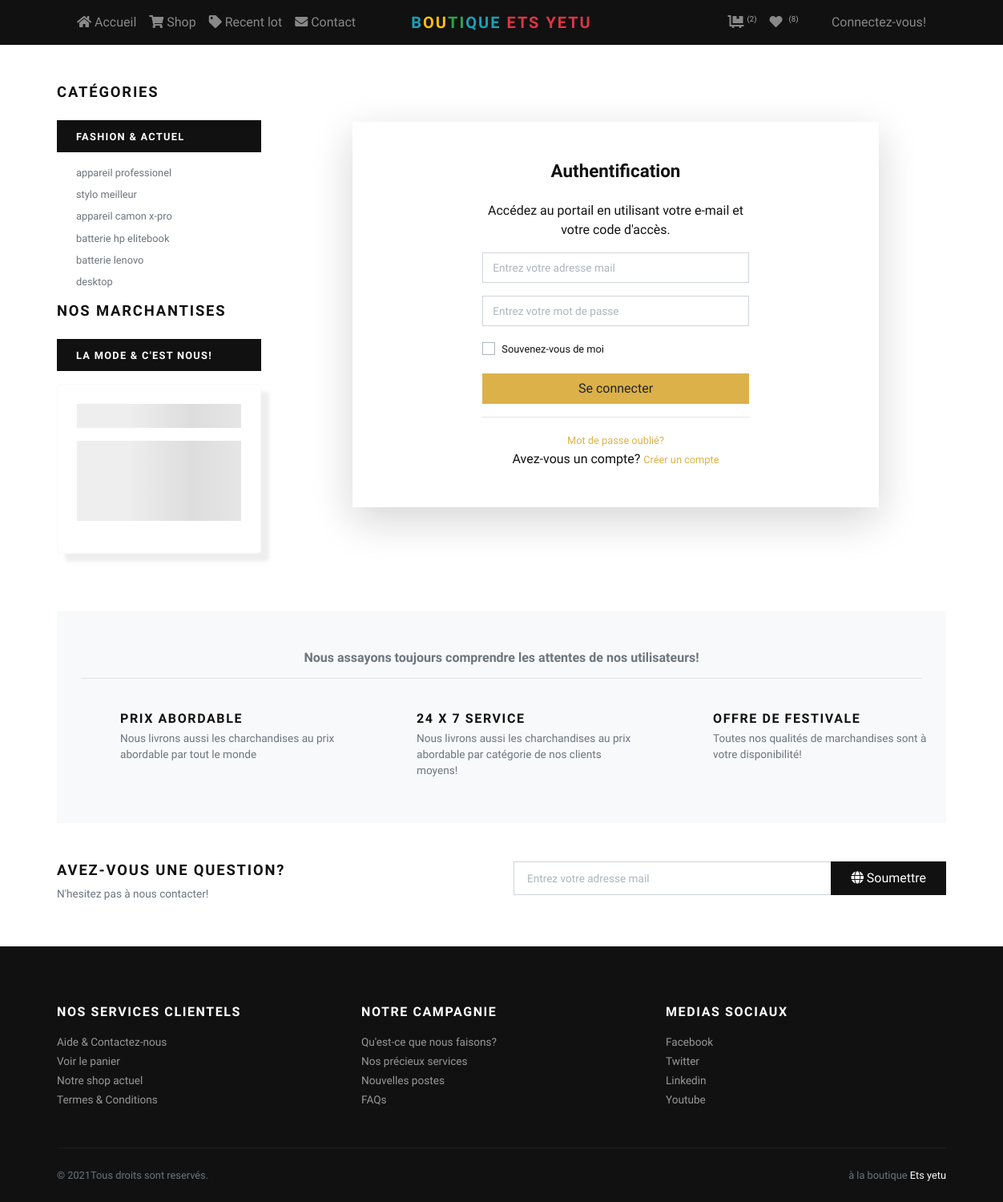
The page /login on the database its author committed.
### tables this page shows
CREATE TABLE `tbl_info` (
  `idinfo` int(11) NOT NULL,
  `nom_site` varchar(300) DEFAULT NULL,
  `icone` varchar(300) DEFAULT NULL,
  `tel1` varchar(300) DEFAULT NULL,
  `tel2` varchar(300) DEFAULT NULL,
  `adresse` text DEFAULT NULL,
  `facebook` varchar(600) DEFAULT NULL,
  `twitter` varchar(600) DEFAULT NULL,
  `linkedin` varchar(600) DEFAULT NULL,
  `email` varchar(300) DEFAULT NULL,
  `termes` text DEFAULT NULL,
  `confidentialite` text DEFAULT NULL,
  `description` text DEFAULT NULL,
  `mission` text DEFAULT NULL,
  `objectif` text DEFAULT NULL,
  `blog` text DEFAULT NULL
);

CREATE TABLE `product` (
  `product_id` int(11) NOT NULL,
  `category_id` int(11) DEFAULT NULL,
  `product_name` varchar(300) DEFAULT NULL,
  `product_price` int(11) DEFAULT NULL,
  `product_image` varchar(300) DEFAULT NULL,
  `id_user` int(11) DEFAULT NULL,
  `Qte` int(11) DEFAULT NULL
);

### application/controllers/Login.php (called while the page is built, shortened)
<?php
class login extends CI_Controller
{
	private $connected;
	public function __construct()
	{
	  $this->load->library('form_validation');
	  $this->load->library('encryption');
	  $this->load->model('crud_model');
	  $this->connected = $this->session->userdata('id');
	  $this->numeros_sites = $this->crud_model->get_telephone_du_site();
	}
	public function index(){
		$data["title"] = "Connexion au système Gestion galerie nord kivu";
		$data['users'] = $this->crud_model->fetch_connected($this->connected);
		$data['contact_info_site']  = $this->crud_model->Select_contact_info_site();
		$data['nombreProduitsPanier'] = $this->crud_model->fetch_number_Panier_home();
		$data['nomProduit'] = $this->crud_model->filtre_de_nom_Category_produit();
		$data['nomCat'] = $this->crud_model->filtre_de_cat_Category_produit();
		$this->load->view('frontend/login', $data);
	}
}
 ?>

### index.php (called while the page is built, shortened)
<?php
require_once BASEPATH.'core/CodeIgniter.php';

### application/models/Crud_model.php (called while the page is built, shortened)
<?php
class crud_model extends CI_Model{
  function Select_contact_info_site()
  {
      return $this->db->query('SELECT * FROM tbl_info  LIMIT 1');
  }
  function fetch_connected($id){
      $this->db->where('id',$id);
      return $this->db->get('users')->result_array();
  }
    function filtre_de_nom_Category_produit()
    {
         $query=$this->db->query("SELECT * FROM profile_product ORDER BY RAND() LIMIT 6");
         return $query;
    }
    function get_telephone_du_site(){
      $this->db->limit(1);
      $nom = $this->db->get("tbl_info");
      $numeros = '';
      if ($nom->num_rows() > 0) {
        foreach ($nom->result_array() as $key) {
          $numeros = $key["tel1"].' ou '.$key["tel2"];
        }
      }
      else{
         $numeros ="+243817883541 ou +243970524665";
      }
      return $numeros ;
    }
}
?>

### application/views/frontend/component/rand_pub.php (the view)
<div class="col-lg-3 order-2 order-lg-1">
    <h5 class="text-uppercase mb-4">Catégories</h5>
    <div class="py-2 px-4 bg-dark text-white mb-3"><strong class="small text-uppercase font-weight-bold">Fashion &amp; Actuel</strong></div>
    <ul class="list-unstyled small text-muted pl-lg-4 font-weight-normal">
    	<?php
    	if ($nomProduit->num_rows() > 0) {
    	 	foreach ($nomProduit->result_array() as $key) {
    	 		?>
    	 		 <li class="mb-2"><a class="reset-anchor brand_product_name" product_id="<?php echo($key['product_id']) ?>" href="javascript:void(0);"><?php echo($key['product_name']) ?></a></li>
    	 		<?php
    	 	}
    	}
    	else{
    	}
    	?>
    </ul>
    <h5 class="text-uppercase mb-4">Nos marchantises</h5>
    <div class="py-2 px-4 bg-dark text-white mb-3"><strong class="small text-uppercase font-weight-bold">La mode &amp; c'est nous! </strong></div>
    <div class="col-md-12 col-xl-12 col-sm-12">
    	<div class="row" id="country_table2">
	    </div>
    </div>
</div>

### application/views/frontend/_navMenu.php (shortened to what this page needs)
 <?php
    $this->db->order_by('created_at', 'desc');
    $Favories= $this->db->get("profile_favory2");
    if ($Favories->num_rows() > 0) {
        $nombre_de_favory = $Favories->num_rows();
    }
    else{
    $nombre_de_favory=0;
    }
 ?>
<header class="header bg-dark">
    <div class="container px-0 px-lg-3">
      <nav class="navbar navbar-expand-md navbar-dark fixed-top bg-dark">
      	<a class="navbar-brand" href="<?php echo(base_url()) ?>"><span class="font-weight-bold text-uppercase text-dark">
	      	<font class="text-info">B</font><font class="text-warning">ou</font><font class="text-success">ti</font><font class="text-info">que</font> <font class="text-danger"><?php echo($nom_site_info) ?></font></span>
	    </a>
        <div class="collapse navbar-collapse" id="navbarSupportedContent">
          <ul class="navbar-nav mr-auto">
            <li class="nav-item">
              <a class="nav-link" href="<?php echo(base_url()) ?>home"><i class="fas fa-home mr-1"></i>Accueil</a>
            </li>
            <li class="nav-item">
              <a class="nav-link" href="<?php echo(base_url()) ?>home/shop"><i class="fas fa-shopping-cart mr-1"></i>Shop</a>
            </li>
            <li class="nav-item">
              <a class="nav-link" href="<?php echo(base_url()) ?>home/recent_lot"><i class="fas fa-tag mr-1"></i>Recent lot</a>
            </li>
            <li class="nav-item">
              <a class="nav-link" href="<?php echo(base_url()) ?>home/contact"><i class="fas fa-envelope mr-1"></i>Contact</a>
            </li>
          </ul>
          <ul class="navbar-nav ml-auto">
            <li class="nav-item"><a class="nav-link" href="<?php echo(base_url()) ?>home/panier"> <i class="fas fa-dolly-flatbed mr-1"></i><sup><small class="text-gray">(<?php echo($nombreProduitsPanier) ?>)</small></sup></a></li>
            <li class="nav-item dropdown">
		        <a class="nav-link" href="javascript:void(0);" id="navbarDropdown" role="button" data-toggle="dropdown" aria-haspopup="true" aria-expanded="false">  <i class="fas fa-heart mr-1"></i>
		          <sup><small class="text-gray"> (<?php echo($nombre_de_favory) ?>)</small> </sup>
		        </a>
		    </li>
		    <li class="nav-item">
             	<a class="nav-link" href="<?php echo(base_url()) ?>login"><i class="fa fa-sign-in fa-lg mr-1"></i>Connectez-vous!</a>
            </li>
          </ul>
        </div>
      </nav>
    </div>
  </header>

### application/views/frontend/_footer.php
<footer class="bg-dark text-white">
    <div class="container py-4">
      <div class="row py-5">
        <div class="col-md-4 mb-3 mb-md-0">
          <h6 class="text-uppercase mb-3">Nos services clientels</h6>
          <ul class="list-unstyled mb-0">
            <li><a class="footer-link" href="<?php echo(base_url()) ?>home/contact">Aide &amp; Contactez-nous</a></li>
            <li><a class="footer-link" href="<?php echo(base_url()) ?>home/panier">Voir le  panier</a></li>
            <li><a class="footer-link" href="<?php echo(base_url()) ?>home/shop">Notre shop actuel</a></li>
            <li><a class="footer-link" href="<?php echo(base_url()) ?>home/contrat">Termes  &amp; Conditions</a></li>
          </ul>
        </div>
        <div class="col-md-4 mb-3 mb-md-0">
          <h6 class="text-uppercase mb-3">Notre campagnie</h6>
          <ul class="list-unstyled mb-0">
            <li><a class="footer-link" href="javascript:void(0);">Qu'est-ce que nous faisons?</a></li>
            <li><a class="footer-link" href="javascript:void(0);">Nos précieux services</a></li>
            <li><a class="footer-link" href="javascript:void(0);">Nouvelles postes</a></li>
            <li><a class="footer-link" href="javascript:void(0);">FAQs</a></li>
          </ul>
        </div>
        <div class="col-md-4">
          <h6 class="text-uppercase mb-3">Medias sociaux</h6>
          <ul class="list-unstyled mb-0">
            <li><a class="footer-link" target="_blank" href="<?php echo($facebook_info) ?>">Facebook</a></li>
            <li><a class="footer-link" target="_blank" href="<?php echo($twitter_info) ?>">Twitter</a></li>
            <li><a class="footer-link" target="_blank" href="<?php echo($linkedin_info) ?>">Linkedin</a></li>
            <li><a class="footer-link" target="_blank" href="javascript:void(0);">Youtube</a></li>
          </ul>
        </div>
      </div>
      <div class="border-top pt-4" style="border-color: #1d1d1d !important">
        <div class="row">
          <div class="col-lg-6">
            <p class="small text-muted mb-0">&copy; <?php echo(date('Y')) ?>Tous droits sont reservés.</p>
          </div>
          <div class="col-lg-6 text-lg-right">
            <p class="small text-muted mb-0"> à la boutique <a class="text-white reset-anchor" href="<?php echo(base_url()) ?>"><?php echo($nom_site_info) ?></a></p>
          </div>
        </div>
      </div>
    </div>
  </footer>

### js/dev/css/style.default.css (style rules this page uses)
.text-gray { color: #aaa !important; }
strong { font-weight: 700; }
.navbar { position: relative; }
@media (min-width: 992px) { .navbar-brand { position: absolute; top: 50%; left: 50%; -webkit-transform: translate(-50%, -50%); transform: translate(-50%, -50%); } }
.footer-link { font-size: 0.85rem; position: relative; color: #999; transition: all 0.3s; }
.footer-link::before { content: '\f0da'; display: inline-block; font-family: 'Font Awesome\ 5 Free'; font-weight: 900; position: absolute; top: 50%; left: 0; -webkit-transform: translateY(-50%); transform: translateY(-50%); color: #fff; transition: all 0.3s; opacity: 0; }
.text-uppercase { text-transform: uppercase; letter-spacing: 0.1em; }
.reset-anchor { color: inherit; transition: all 0.3s; }
.navbar { padding: 0.5rem 1rem; }
.navbar-brand { display: inline-block; padding-top: 0.3125rem; padding-bottom: 0.3125rem; margin-right: 1rem; font-size: 1.25rem; }
.navbar-dark .navbar-brand { color: #fff; }
.navbar-dark .navbar-nav .nav-link { color: rgba(255, 255, 255, 0.5); }
body { font-family: "Libre Franklin", sans-serif; font-size: 1rem; font-weight: 400; line-height: 1.5; color: #111111; background-color: #fff; }
a { color: #dcb14a; text-decoration: none; }
h1, h2, h3, h4, h5, h6, .h1, .h2, .h3, .h4, .h5, .h6 { margin-bottom: 0.5rem; font-family: inherit; font-weight: 900; line-height: 1.2; color: inherit; }
h5, .h5 { font-size: 1.15rem; }
h6, .h6 { font-size: 1rem; }
small, .small { font-size: 80%; font-weight: 400; }
.bg-dark { background-color: #111111 !important; }
.text-success { color: #28a745 !important; }
.text-info { color: #17a2b8 !important; }
.text-warning { color: #ffc107 !important; }
.text-danger { color: #dc3545 !important; }
.text-dark { color: #111111 !important; }
.nav-link { padding: 0.5rem 1rem; }

### rows shown on the page
tbl_info: nom_site "ETS YETU", nom_site "Ets yetu"
product: product_name "appareil professionel"
product: product_name "stylo meilleur"
product: product_name "appareil camon x-pro"
product: product_name "batterie hp elitebook"
product: product_name "batterie lenovo"
product: product_name "desktop"

### other values the page prints
$nombreProduitsPanier "2"
$nombre_de_favory "8"
